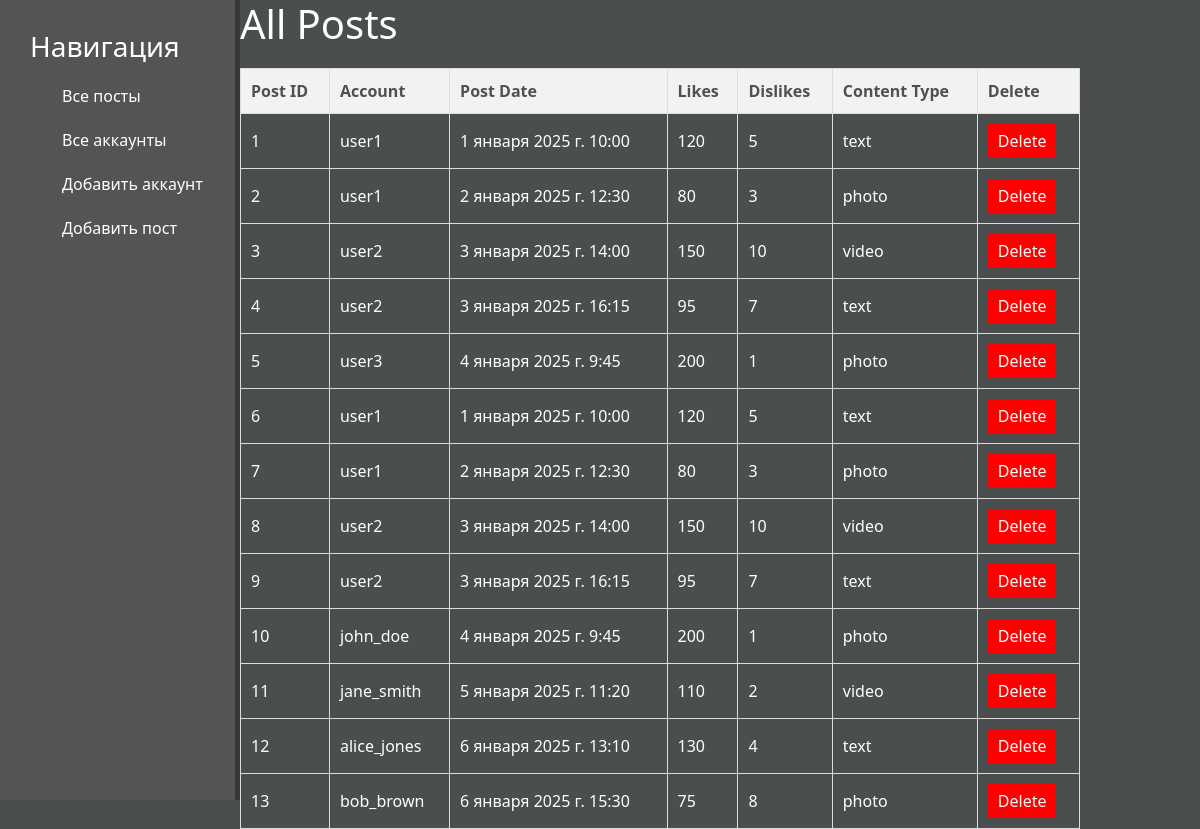
/posts/, run on the app's committed database.
### main/models.py (models this page shows, shortened)
class Post(models.Model):
    account = models.ForeignKey(Account, related_name='posts', on_delete=models.CASCADE)
    post_date = models.DateTimeField(default=datetime.now)
    likes = models.IntegerField(default=0)
    dislikes = models.IntegerField(default=0)
    content_type = models.CharField(max_length=50)  # Тип поста (например, текстовый, фото, видео и т.д.)

class Account(models.Model):
    username = models.CharField(max_length=100)
    email = models.EmailField()

### main/views.py (the view)
# urls.py: path('posts/', PostListView.as_view(), name='all_posts'),
class PostListView(ListView):
    model = Post
    template_name = 'main/posts_list.html'
    context_object_name = 'posts'

### main/templates/main/posts_list.html (shortened to what this page needs)
{% extends 'main/layout.html' %}
{% block content %}
    <h1>All Posts</h1>
    <table>
        <thead>
            <tr>
                <th>Post ID</th>
                <th>Account</th>
                <th>Post Date</th>
                <th>Likes</th>
                <th>Dislikes</th>
                <th>Content Type</th>
                <th>Delete</th>
            </tr>
        </thead>
        <tbody>
            {% for post in posts %}
            <tr>
                <td>{{ post.id }}</td>
                <td>{{ post.account.username }}</td>
                <td>{{ post.post_date }}</td>
                <td>{{ post.likes }}</td>
                <td>{{ post.dislikes }}</td>
                <td>{{ post.content_type }}</td>
                <td>
                    <form method="POST" action="{% url 'delete_post' pk=post.id %}">
                        <button type="submit" style="color: white; background-color: red; border: none; padding: 5px 10px; cursor: pointer;">Delete</button>
                    </form>
                </td>
            </tr>
            {% endfor %}
        </tbody>
    </table>
{% endblock %}

### main/static/main/css/main.css (style rules this page uses)
body { background: #4b4e4e; color: white; }
table { width: 70%; border-collapse: collapse; margin-top: 20px; }
th, td { padding: 10px; text-align: left; border: 1px solid #ddd; }
th { background-color: #f2f2f2; color: #505050; }

### data on the page
Post: id "1", account.username "user1", post_date "1 января 2025 г. 10:00", likes "120", dislikes "5", content_type "text"
Post: id "2", account.username "user1", post_date "2 января 2025 г. 12:30", likes "80", dislikes "3", content_type "photo"
Post: id "3", account.username "user2", post_date "3 января 2025 г. 14:00", likes "150", dislikes "10", content_type "video"
Post: id "4", account.username "user2", post_date "3 января 2025 г. 16:15", likes "95", dislikes "7", content_type "text"
Post: id "5", account.username "user3", post_date "4 января 2025 г. 9:45", likes "200", dislikes "1", content_type "photo"
Post: id "6", account.username "user1", post_date "1 января 2025 г. 10:00", likes "120", dislikes "5", content_type "text"
Post: id "7", account.username "user1", post_date "2 января 2025 г. 12:30", likes "80", dislikes "3", content_type "photo"
Post: id "8", account.username "user2", post_date "3 января 2025 г. 14:00", likes "150", dislikes "10", content_type "video"
Post: id "9", account.username "user2", post_date "3 января 2025 г. 16:15", likes "95", dislikes "7", content_type "text"
Post: id "10", account.username "john_doe", post_date "4 января 2025 г. 9:45", likes "200", dislikes "1", content_type "photo"
Post: id "11", account.username "jane_smith", post_date "5 января 2025 г. 11:20", likes "110", dislikes "2", content_type "video"
Post: id "12", account.username "alice_jones", post_date "6 января 2025 г. 13:10", likes "130", dislikes "4", content_type "text"
Post: id "13", account.username "bob_brown", post_date "6 января 2025 г. 15:30", likes "75", dislikes "8", content_type "photo"
